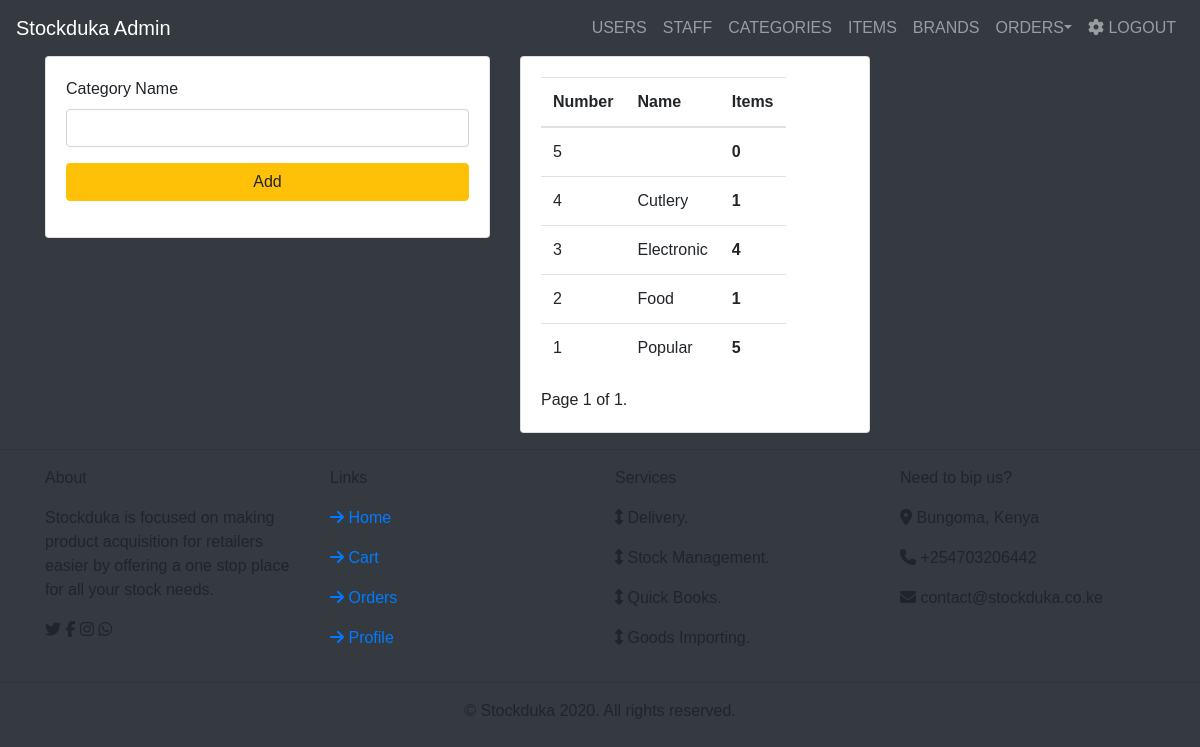
Page /staff/categories/ (signed in) on the committed database.
### index/models.py (models this page shows, shortened)
class Category(models.Model):
	Name=models.CharField(max_length=50)
	class Meta:
		ordering=['Name']

### stockadmin/views.py (the view)
# urls.py: path('categories/', categories, name='categories'),
@user_passes_test(staff_check, login_url='/login/')
def categories(request):
	if request.method=="POST":
		name=request.POST['name']
		item=Category()
		item.Name=name
		item.save()
		return redirect('categories')
	categories = Category.objects.all()
	paginator = Paginator(categories, 30)
	page_number = request.GET.get('page')
	page_obj = paginator.get_page(page_number)
	return render(request, 'stockadmin/categories.html', {'page_obj': page_obj})

### stockadmin/views.py (called while the page is built)
def staff_check(user):
    return user.is_staff

### templates/stockadmin/categories.html (shortened to what this page needs)
{%extends 'stockadmin/base.html'%}
{%block content%}
<div class="container">
	<div class="row">
		<div class="col-md-5">
			<div class="card">
				<div class="card-body">
					<form class="needs-validation" method="POST">
						<div class="row">
							<div class="col-md-12">
								<label>Category Name</label>
								<input type="text" class="form-control" name="name">
							</div>
						</div>
						<div class="row my-2">
							<div class="col-md-12 my-2">
								<button class="btn btn-warning btn-block" type="submit">Add</button>
							</div>
						</div>
					</form>
				</div>
			</div>
		</div>
		<div class="col-md-4">
			<div class="card">
				<div class="card-body">
					<table class="table table-responsive">
						<thead>
							<th>Number</th>
							<th>Name</th>
							<th>Items</th>
						</thead>
							{%for x in page_obj%}
							<tr>
								<td>{{x.id}}</td>
								<td>{{x.Name}}</td>
								<th>{{x.item_set.all.count}}</th>
							</tr>
							{%endfor%}
					</table>
<div class="pagination">
		<span class="step-links">
		<span class="current">
		Page {{ page_obj.number }} of {{ page_obj.paginator.num_pages }}.
		</span>
		</span>
</div>
				</div>
			</div>
		</div>
	</div>
</div>
{%endblock content%}

### static/css/base.css (style rules this page uses)
body { font-family:Arial; font-variant: normal; }

### rows in the picture
Category: id "5", item_set.all.count "0"
Category: id "4", Name "Cutlery", item_set.all.count "1"
Category: id "3", Name "Electronic", item_set.all.count "4"
Category: id "2", Name "Food", item_set.all.count "1"
Category: id "1", Name "Popular", item_set.all.count "5"

### other values in the picture
{{ page_obj.number }} "1"
{{ page_obj.paginator.num_pages }} "1"
